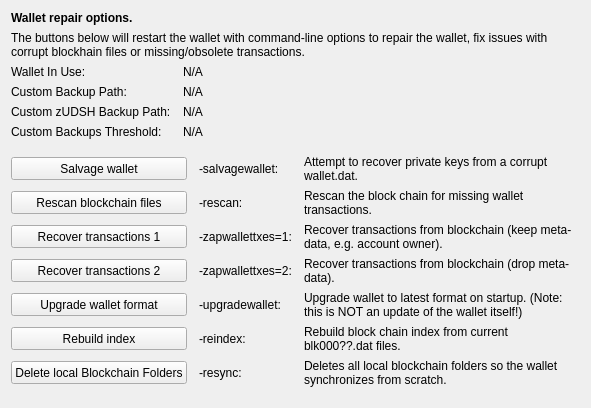
     <widget class="QWidget" name="tab_repair">
      <attribute name="title">
       <string>&amp;Wallet Repair</string>
      </attribute>
      <layout class="QGridLayout" name="gridLayout_4" columnstretch="0,0,0,0">
       <property name="horizontalSpacing">
        <number>12</number>
       </property>
       <item row="0" column="0" colspan="4">
        <widget class="QLabel" name="label_repair_header">
         <property name="font">
          <font>
           <weight>75</weight>
           <bold>true</bold>
          </font>
         </property>
         <property name="text">
          <string>Wallet repair options.</string>
         </property>
        </widget>
       </item>
       <item row="1" column="0" colspan="4">
        <widget class="QLabel" name="label_repair_helptext">
         <property name="font">
          <font>
           <weight>50</weight>
           <bold>false</bold>
          </font>
         </property>
         <property name="text">
          <string>The buttons below will restart the wallet with command-line options to repair the wallet, fix issues with corrupt blockhain files or missing/obsolete transactions.</string>
         </property>
         <property name="wordWrap">
          <bool>true</bool>
         </property>
        </widget>
       </item>
       <item row="2" column="0">
        <widget class="QLabel" name="wallet_path_label">
         <property name="text">
          <string>Wallet In Use:</string>
         </property>
        </widget>
       </item>
       <item row="2" column="1" colspan="3">
        <widget class="QLabel" name="wallet_path">
         <property name="cursor">
          <cursorShape>IBeamCursor</cursorShape>
         </property>
         <property name="text">
          <string>N/A</string>
         </property>
         <property name="textFormat">
          <enum>Qt::PlainText</enum>
         </property>
         <property name="textInteractionFlags">
          <set>Qt::LinksAccessibleByMouse|Qt::TextSelectableByKeyboard|Qt::TextSelectableByMouse</set>
         </property>
        </widget>
       </item>
       <item row="3" column="0">
        <widget class="QLabel" name="wallet_custombackuppath_label">
         <property name="visible">
          <bool>false</bool>
         </property>
         <property name="text">
          <string>Custom Backup Path:</string>
         </property>
        </widget>
       </item>
       <item row="3" column="1" colspan="3">
        <widget class="QLabel" name="wallet_custombackuppath">
         <property name="cursor">
          <cursorShape>IBeamCursor</cursorShape>
         </property>
         <property name="visible">
          <bool>false</bool>
         </property>
         <property name="text">
          <string>N/A</string>
         </property>
         <property name="textFormat">
          <enum>Qt::PlainText</enum>
         </property>
         <property name="textInteractionFlags">
          <set>Qt::LinksAccessibleByMouse|Qt::TextSelectableByKeyboard|Qt::TextSelectableByMouse</set>
         </property>
        </widget>
       </item>
       <item row="4" column="0">
        <widget class="QLabel" name="wallet_customzudshbackuppath_label">
         <property name="visible">
          <bool>false</bool>
         </property>
         <property name="text">
          <string>Custom zUDSH Backup Path:</string>
         </property>
        </widget>
       </item>
       <item row="4" column="1" colspan="3">
        <widget class="QLabel" name="wallet_customzudshbackuppath">
         <property name="cursor">
          <cursorShape>IBeamCursor</cursorShape>
         </property>
         <property name="visible">
          <bool>false</bool>
         </property>
         <property name="text">
          <string>N/A</string>
         </property>
         <property name="textFormat">
          <enum>Qt::PlainText</enum>
         </property>
         <property name="textInteractionFlags">
          <set>Qt::LinksAccessibleByMouse|Qt::TextSelectableByKeyboard|Qt::TextSelectableByMouse</set>
         </property>
        </widget>
       </item>
       <item row="5" column="0">
        <widget class="QLabel" name="wallet_custombackupthreshold_label">
         <property name="visible">
          <bool>false</bool>
         </property>
         <property name="text">
          <string>Custom Backups Threshold:</string>
         </property>
        </widget>
       </item>
       <item row="5" column="1" colspan="3">
        <widget class="QLabel" name="wallet_custombackupthreshold">
         <property name="cursor">
          <cursorShape>IBeamCursor</cursorShape>
         </property>
         <property name="visible">
          <bool>false</bool>
         </property>
         <property name="text">
          <string>N/A</string>
         </property>
         <property name="textFormat">
          <enum>Qt::PlainText</enum>
         </property>
         <property name="textInteractionFlags">
          <set>Qt::LinksAccessibleByMouse|Qt::TextSelectableByKeyboard|Qt::TextSelectableByMouse</set>
         </property>
        </widget>
       </item>
       <item row="6" column="0">
        <spacer name="verticalSpacer_repair1">
         <property name="orientation">
          <enum>Qt::Vertical</enum>
         </property>
         <property name="sizeHint" stdset="0">
          <size>
           <width>10</width>
           <height>10</height>
          </size>
         </property>
        </spacer>
       </item>
       <item row="7" column="0" colspan="2">
        <widget class="QPushButton" name="btn_salvagewallet">
         <property name="minimumSize">
          <size>
           <width>100</width>
           <height>23</height>
          </size>
         </property>
         <property name="text">
          <string>Salvage wallet</string>
         </property>
        </widget>
       </item>
       <item row="7" column="2">
        <widget class="QLabel" name="label_repair_salvage_command">
         <property name="text">
          <string notr="true">-salvagewallet:</string>
         </property>
        </widget>
       </item>
       <item row="7" column="3">
        <widget class="QLabel" name="label_repair_salvage">
         <property name="text">
          <string>Attempt to recover private keys from a corrupt wallet.dat.</string>
         </property>
         <property name="wordWrap">
          <bool>true</bool>
         </property>
        </widget>
       </item>
       <item row="8" column="0" colspan="2">
        <widget class="QPushButton" name="btn_rescan">
         <property name="minimumSize">
          <size>
           <width>100</width>
           <height>23</height>
          </size>
         </property>
         <property name="text">
          <string>Rescan blockchain files</string>
         </property>
        </widget>
       </item>
       <item row="8" column="2">
        <widget class="QLabel" name="label_repair_rescan_command">
         <property name="text">
          <string notr="true">-rescan:</string>
         </property>
        </widget>
       </item>
       <item row="8" column="3">
        <widget class="QLabel" name="label_repair_rescan">
         <property name="text">
          <string>Rescan the block chain for missing wallet transactions.</string>
         </property>
         <property name="wordWrap">
          <bool>true</bool>
         </property>
        </widget>
       </item>
       <item row="9" column="0" colspan="2">
        <widget class="QPushButton" name="btn_zapwallettxes1">
         <property name="minimumSize">
          <size>
           <width>100</width>
           <height>23</height>
          </size>
         </property>
         <property name="text">
          <string>Recover transactions 1</string>
         </property>
        </widget>
       </item>
       <item row="9" column="2">
        <widget class="QLabel" name="label_repair_zap1_command">
         <property name="text">
          <string notr="true">-zapwallettxes=1:</string>
         </property>
        </widget>
       </item>
       <item row="9" column="3">
        <widget class="QLabel" name="label_repair_zap1">
         <property name="text">
          <string>Recover transactions from blockchain (keep meta-data, e.g. account owner).</string>
         </property>
         <property name="wordWrap">
          <bool>true</bool>
         </property>
        </widget>
       </item>
       <item row="10" column="0" colspan="2">
        <widget class="QPushButton" name="btn_zapwallettxes2">
         <property name="minimumSize">
          <size>
           <width>100</width>
           <height>23</height>
          </size>
         </property>
         <property name="text">
          <string>Recover transactions 2</string>
         </property>
        </widget>
       </item>
       <item row="10" column="2">
        <widget class="QLabel" name="label_repair_zap2_command">
         <property name="text">
          <string notr="true">-zapwallettxes=2:</string>
         </property>
        </widget>
       </item>
       <item row="10" column="3">
        <widget class="QLabel" name="label_repair_zap2">
         <property name="text">
          <string>Recover transactions from blockchain (drop meta-data).</string>
         </property>
         <property name="wordWrap">
          <bool>true</bool>
         </property>
        </widget>
       </item>
       <item row="11" column="0" colspan="2">
        <widget class="QPushButton" name="btn_upgradewallet">
         <property name="minimumSize">
          <size>
           <width>100</width>
           <height>23</height>
          </size>
         </property>
         <property name="text">
          <string>Upgrade wallet format</string>
         </property>
        </widget>
       </item>
       <item row="11" column="2">
        <widget class="QLabel" name="label_repair_upgrade_command">
         <property name="text">
          <string notr="true">-upgradewallet:</string>
         </property>
        </widget>
       </item>
       <item row="11" column="3">
        <widget class="QLabel" name="label_repair_upgrade">
         <property name="text">
          <string>Upgrade wallet to latest format on startup. (Note: this is NOT an update of the wallet itself!)</string>
         </property>
         <property name="wordWrap">
          <bool>true</bool>
         </property>
        </widget>
       </item>
       <item row="12" column="0" colspan="2">
        <widget class="QPushButton" name="btn_reindex">
         <property name="minimumSize">
          <size>
           <width>100</width>
           <height>23</height>
          </size>
         </property>
         <property name="text">
          <string>Rebuild index</string>
         </property>
        </widget>
       </item>
       <item row="12" column="2">
        <widget class="QLabel" name="label_repair_reindex_command">
         <property name="text">
          <string notr="true">-reindex:</string>
         </property>
        </widget>
       </item>
       <item row="12" column="3">
        <widget class="QLabel" name="label_repair_reindex">
         <property name="text">
          <string>Rebuild block chain index from current blk000??.dat files.</string>
         </property>
         <property name="wordWrap">
          <bool>true</bool>
         </property>
        </widget>
       </item>
       <item row="13" column="0" colspan="2">
        <widget class="QPushButton" name="btn_resync">
         <property name="minimumSize">
          <size>
           <width>100</width>
           <height>23</height>
          </size>
         </property>
         <property name="text">
          <string>Delete local Blockchain Folders</string>
         </property>
        </widget>
       </item>
       <item row="13" column="2">
        <widget class="QLabel" name="label_repair_resync_command">
         <property name="text">
          <string>-resync:</string>
         </property>
        </widget>
       </item>
       <item row="13" column="3">
        <widget class="QLabel" name="label_repair_resync">
         <property name="text">
          <string>Deletes all local blockchain folders so the wallet synchronizes from scratch.</string>
         </property>
         <property name="wordWrap">
          <bool>true</bool>
         </property>
        </widget>
       </item>
       <item row="14" column="0">
        <spacer name="verticalSpacer_repair2">
         <property name="orientation">
          <enum>Qt::Vertical</enum>
         </property>
         <property name="sizeHint" stdset="0">
          <size>
           <width>20</width>
           <height>10</height>
          </size>
         </property>
        </spacer>
       </item>
      </layout>
     </widget>
